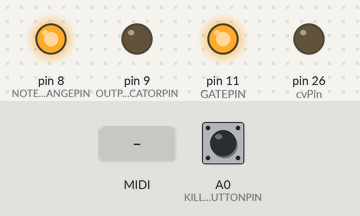
A sketch run on a simulated Teensy 3. On the bench: output pins drawn as LEDs (lit = HIGH). The test bench sets the inputs (shaded band); at power-on: A0 (KILLNOTESBUTTONPIN) HIGH.

Above: at 0.1 s.
At 1.5 s:
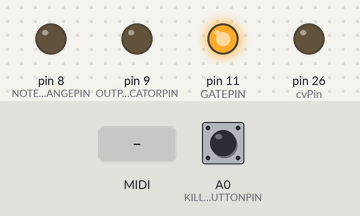
1.6 s: MIDI note 48 received
At 1.75 s:
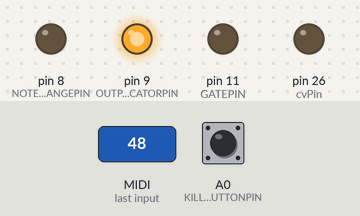
Timing chart, 0 to 4.6 s (numbered marks = the images above; inputs shaded):
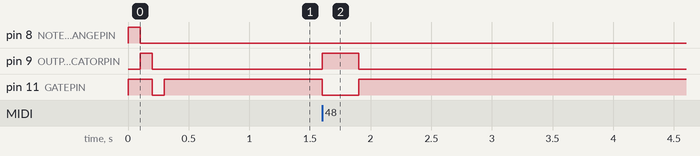

Measured:
- after the input at 1.6 s, pin 9 (OUTPUTINDICATORPIN): LOW → HIGH at once, → LOW 0.30 s later; pin 11 (GATEPIN): HIGH → LOW at once, → HIGH 0.30 s later

The sketch:

miniKORG-700sMIDI_CV.ino
```cpp
// Compile for Teensy LC as Serial + MIDI

#include <Bounce2.h>

//#define DEBUG
#ifdef DEBUG
#define DEBUG_PRINT(x)     Serial.print (x)
#define DEBUG_PRINTLN(x)   Serial.println (x)
#else
#define DEBUG_PRINT(x)
#define DEBUG_PRINTLN(x)
#endif

Bounce2::Button button = Bounce2::Button();
byte noteDownCounter = 0;
#define GATEPIN 11
#define OUTPUTINDICATORPIN 9
#define NOTEOUTOFRANGEPIN 8
#define KILLNOTESBUTTONPIN 14
const byte cvPin = A12;

// these values start at midi 48 and are expressed as the target millivolts required by the KORG. These need to be scaled to DAC values.
float noteMilliVolts[] = {1160, 1230, 1300, 1380, 1460, 1550, 1640, 1740, 1840, 1950, 2060, 2190, 2320, 2430, 2600, 2750, 2910, 3090, 3270, 3460, 3670, 3890, 4120, 4360, 4620, 4900, 5190, 5500, 5820, 6160, 6530, 6920, 7320, 7760, 8220, 8710, 9220};
float ampGain = (1496.f / 815.f) + 1;
/*
   ampGain calculation
   Rf    1496r
         ----- = 1.83558282208589 + 1 = 2.8558282208589
   RIn  =  815r
*/
void setup() {
#ifdef DEBUG
  Serial.begin(115200);
  delay(500);
  Serial.flush();
#endif

  // KILL ALL NOTES PIN
  button.attach(KILLNOTESBUTTONPIN, INPUT_PULLUP);
  button.interval(100);
  button.setPressedState(LOW);

  // GATE PIN
  pinMode(GATEPIN, OUTPUT);
  // pull this high on startup
  digitalWriteFast(GATEPIN, HIGH);
  // gate pin is pulled low when the current needs to pass
  // GATE INDICATOR LED
  pinMode(OUTPUTINDICATORPIN, OUTPUT);
  // ERROR LED
  pinMode(NOTEOUTOFRANGEPIN, OUTPUT);

  // ADC
  analogWriteResolution(12);
  analogWrite(cvPin, 0);

  usbMIDI.setHandleNoteOn(OnNoteOn);
  usbMIDI.setHandleNoteOff(OnNoteOff);

  // flash the leds in sequence to show start up has finished
  digitalWriteFast(NOTEOUTOFRANGEPIN, HIGH);
  delay(100);
  digitalWriteFast(NOTEOUTOFRANGEPIN, LOW);

  digitalWriteFast(OUTPUTINDICATORPIN, HIGH);
  delay(100);
  digitalWriteFast(OUTPUTINDICATORPIN, LOW);

  digitalWriteFast(GATEPIN, LOW);
  delay(100);
  digitalWriteFast(GATEPIN, HIGH);
}

void loop() {
  usbMIDI.read();
  button.update();
  if (button.pressed()) allNotesOff();
}

void OnNoteOn(byte channel, byte pitch, byte velocity) {
  // we ignore channel
  DEBUG_PRINT("NoteOn ");
  // constrain pitches to C3 (48) -> C6 (84) in Midi
  // this will limit, don't ignore lower or higher - makes it easier to debug if we at least get some signal.
  // the error light will stay on unless a note off is sent on the out of range note
  if (pitch > 84 || pitch < 48) {
    DEBUG_PRINTLN("out of range");
    digitalWriteFast(NOTEOUTOFRANGEPIN, HIGH);
  } else {
    float korgVal = noteMilliVolts[pitch - 48];
    float scaledVal = ((korgVal / ampGain) / 3300.0);
    float dacVal = scaledVal * 4095;

    analogWrite(cvPin, dacVal);
    digitalWriteFast(GATEPIN, LOW);
    digitalWriteFast(OUTPUTINDICATORPIN, HIGH);
    noteDownCounter++;

    DEBUG_PRINT("note: ");
    DEBUG_PRINT(pitch);
    DEBUG_PRINT(" dac value: ");
    DEBUG_PRINT(dacVal);
    DEBUG_PRINT("\tkorg millivolts: ");
    DEBUG_PRINTLN(korgVal);
  }
}

void OnNoteOff(byte channel, byte pitch, byte velocity) {
  if (pitch > 84 || pitch < 48) {
    digitalWriteFast(NOTEOUTOFRANGEPIN, LOW);
  } else {
    // decrement the notedowncounter so that only the last possible noteoff event of any chord takes the gate signal high
    noteDownCounter--;
    if (noteDownCounter <= 0) {
      digitalWriteFast(GATEPIN, HIGH);
      digitalWriteFast(OUTPUTINDICATORPIN, LOW);
    }
  }
}

void allNotesOff() {

  DEBUG_PRINTLN("all notes off");
  noteDownCounter = 0;
  digitalWriteFast(GATEPIN, HIGH);
  digitalWriteFast(OUTPUTINDICATORPIN, LOW);
  digitalWriteFast(NOTEOUTOFRANGEPIN, LOW);
}
```
